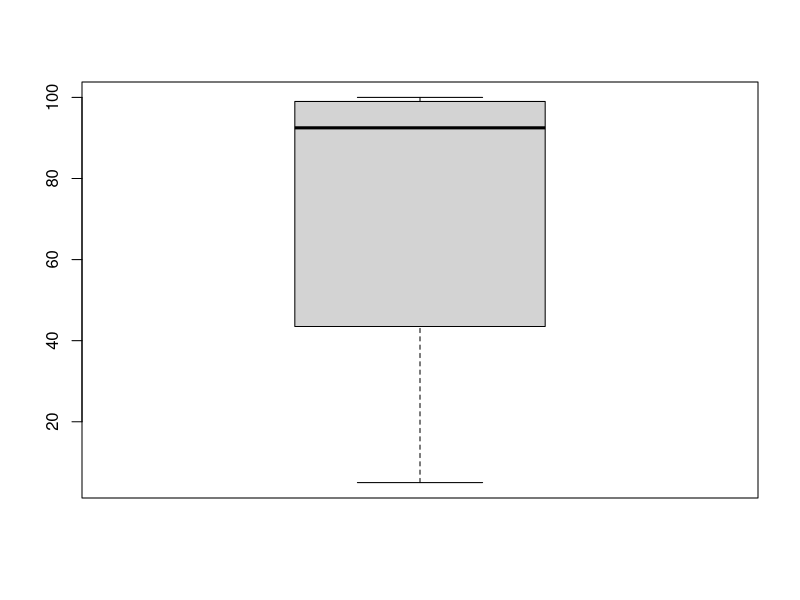
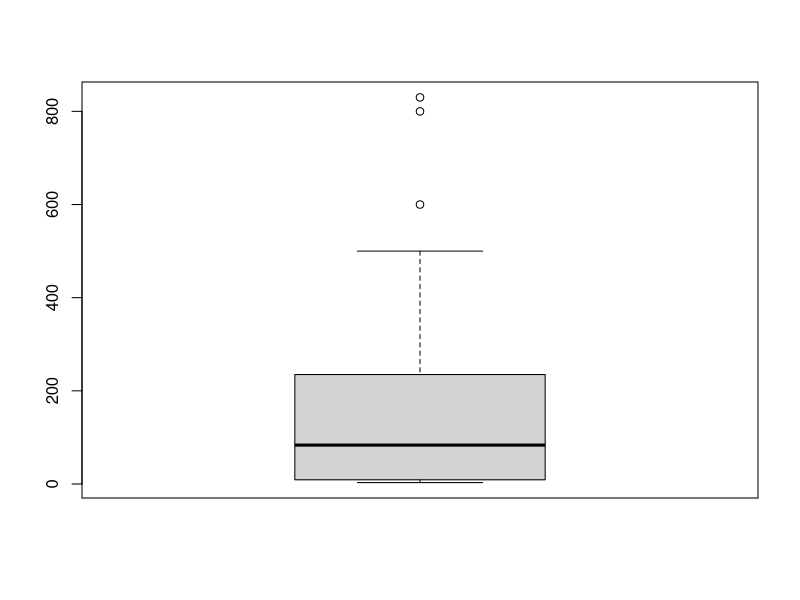
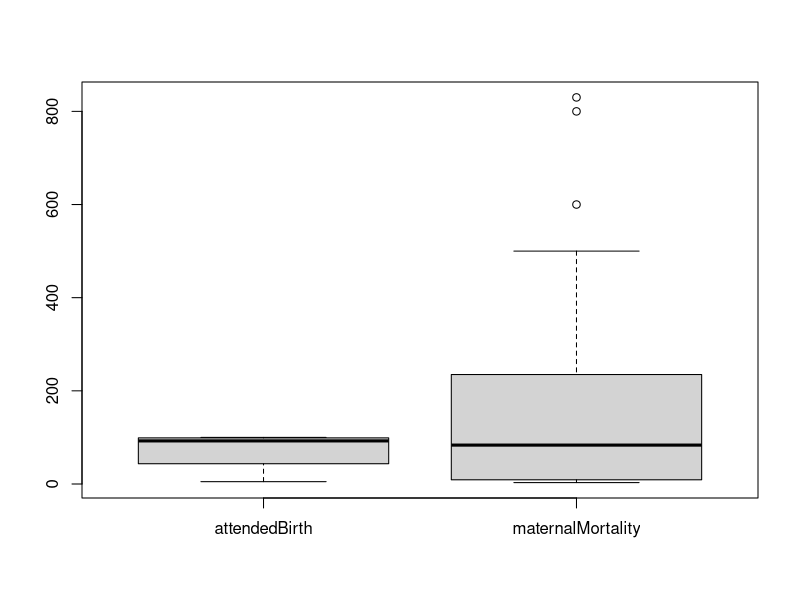
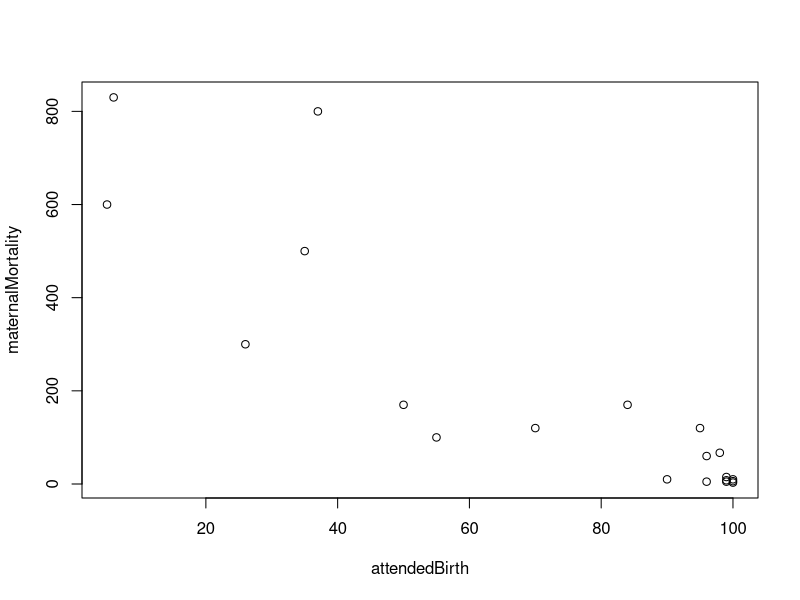
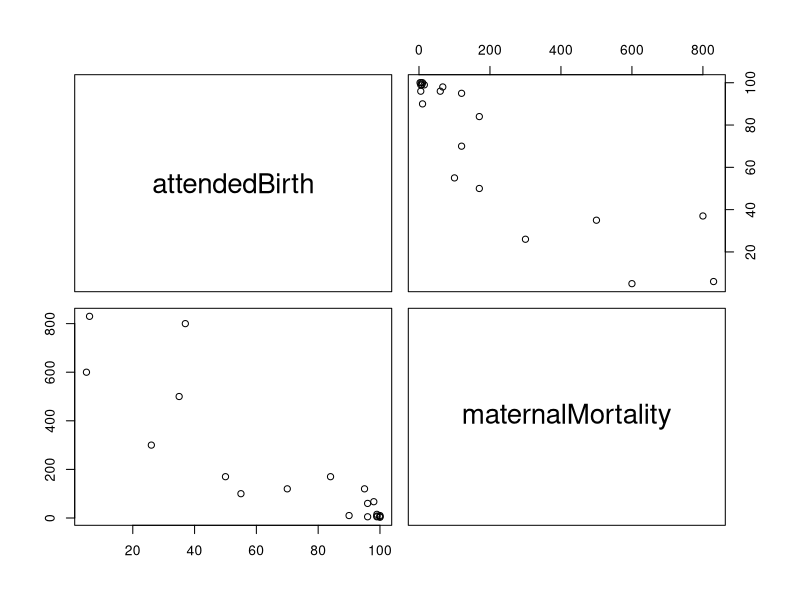
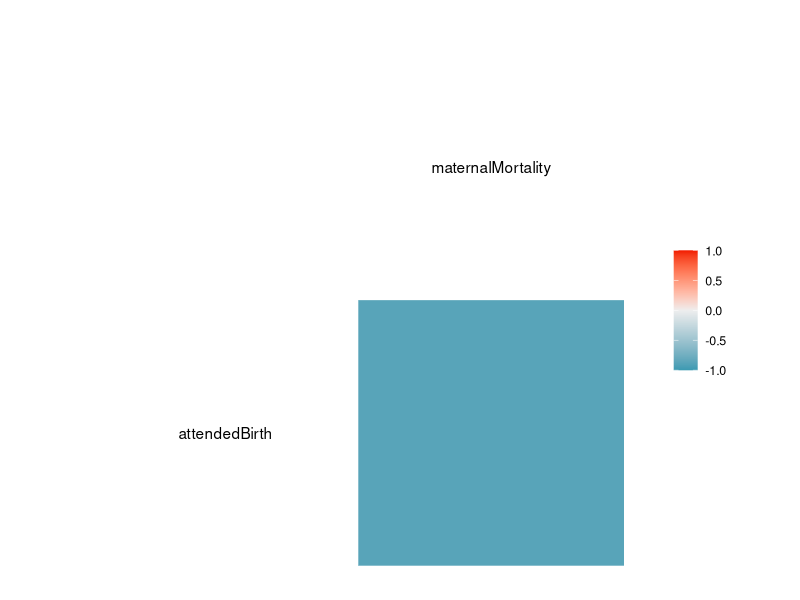
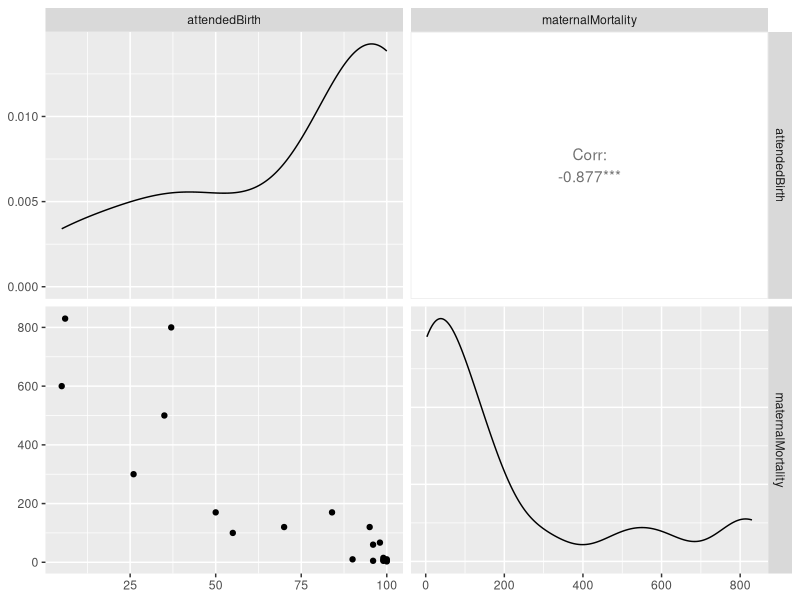

R code for these plots, in order:
#data from Principles of Biostatistics, page 407 (table 17.3)
#data represents percentage of births attended by trained health care personnel and maternal mortality rates for 20 countries

#create vectors to use in analyses
attendedBirth <- c(5,100,98,84,100,99,70,50,26,6,100,37,35,96,55,90,96,99,99,95)
maternalMortality <- c(600,3,67,170,6,15,120,170,300,830,10,800,500,60,100,10,5,5,8,120)

#create data frame
birthMortality <- data.frame(attendedBirth, maternalMortality)

#later: add functionality to accept input other than these two vectors

#provide summary stats

#calculate means
#later: add variables to control parameters
meanBirths <- mean(attendedBirth,weights=NULL,trim=0,na.rm=TRUE)
meanMortality <- mean(maternalMortality,weights=NULL,trim=0,na.rm=TRUE)

#calculate medians
#later: add variables to control parameters
medianBirths <- median(attendedBirth,weights=NULL,trim=0,na.rm=TRUE)
medianMortality <- median(maternalMortality,weights=NULL,trim=0,na.rm=TRUE)

#boxplot
#later: add parameters for labels! and and more
#In this instance (the hardcoded dataset), it doesn't make sense 
#to do the boxplots for both vectors in one image.  However, it might
#make sense in other cases.
#later: add functionality to control how many sets of data might be
#plotted together or separately (assume large dataset comes in threough
#a SQL connection in a table with many rows and columns -- some columns may
#be better suited to considering together
#later: also provide values for ranges and quantiles
boxplot(attendedBirth)
boxplot(maternalMortality)
boxplot(birthMortality)

#simple scatter plot
#can provide two vectors or 2-column vector frame
#later:add functionality to handle other input and give parameters
#later:add best fit line
plot(attendedBirth,maternalMortality)

#better scatter plot
#if more than two columns, will provide a matrix of scatters
require(lattice)
require(ggplot2)
pairs(birthMortality)

#another better scatter plot uses ggcorplot (see file)

#correlation matrix
#for more info, see http://www.sthda.com/english/wiki/ggally-r-package-extension-to-ggplot2-for-correlation-matrix-and-survival-plots-r-software-and-data-visualization
install.packages("GGally")
library("GGally")
ggcorr(birthMortality)
#can customize with parameters
#obviously better for displaying multiple comparisons than just the one coded here
ggpairs(birthMortality)
#above is very nice set of graphs with scatter, line, correlation
#use ggsurv() for Kaplan-Meier survival curves

#correlation by pearson
pearsonCorr <- cor.test(x=attendedBirth, y=maternalMortality, method = 'pearson')
pearsonT <- pearsonCorr$statistic
pearsonP <- pearsonCorr$p.value
pearsonCI <- pearsonCorr$conf.int

#correlation by spearman
#later: add methods for user to choose correlation method?
spearmanCorr <- cor.test(x=attendedBirth, y=maternalMortality, method = 'spearman')
spearmanT <- spearmanCorr$statistic
spearmanP <- spearmanCorr$p.value

#add assessment of missingness
#add assessment of outliers/unusual values
#eventually format to give all (or desired part) info in single
#document of descriptive stats about given table/data



